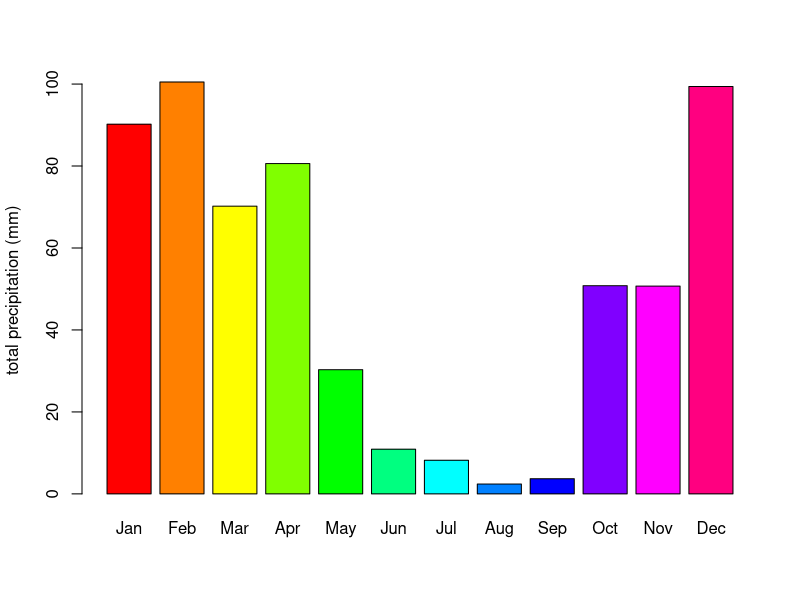
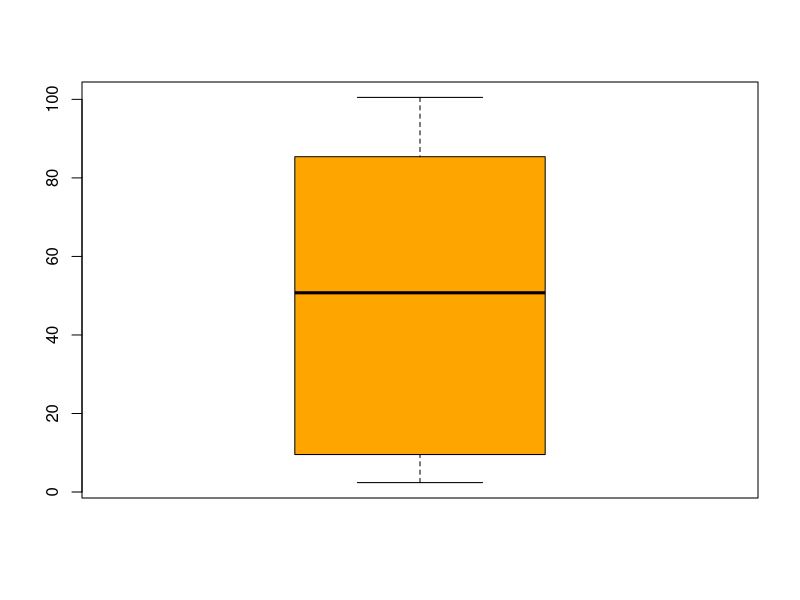
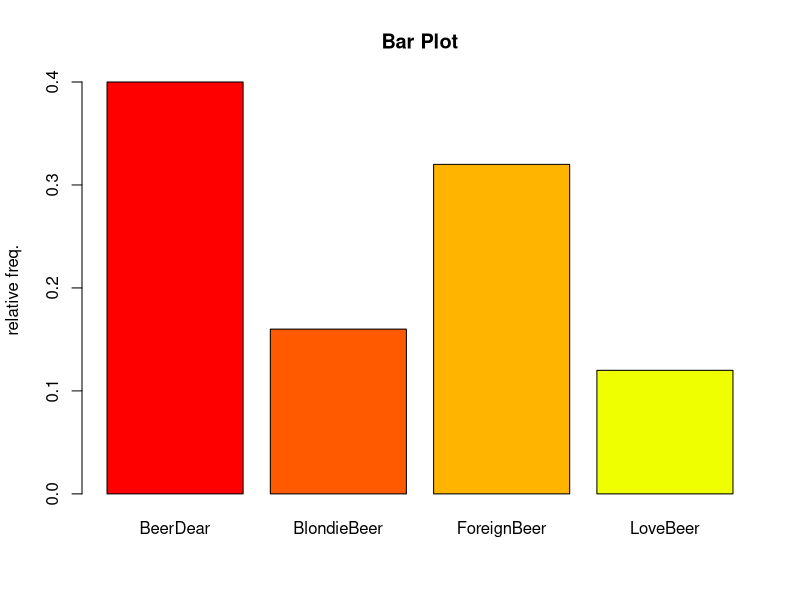
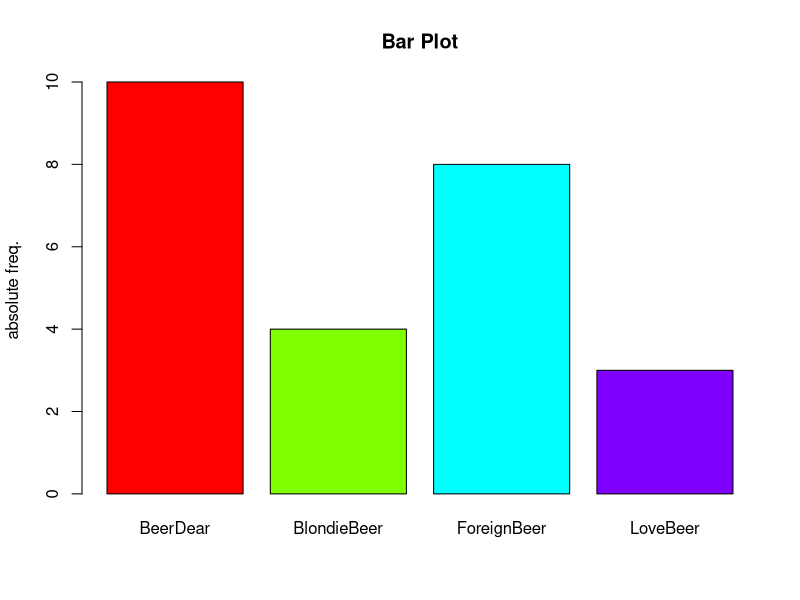
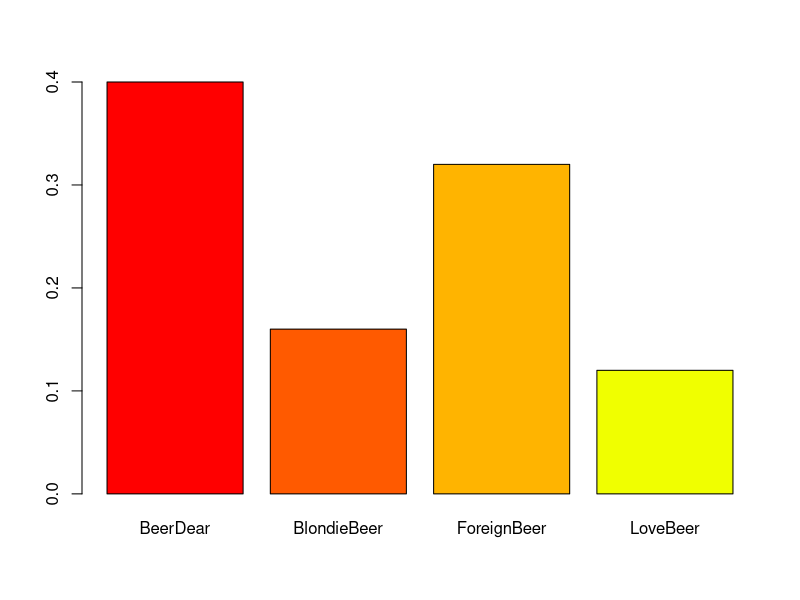
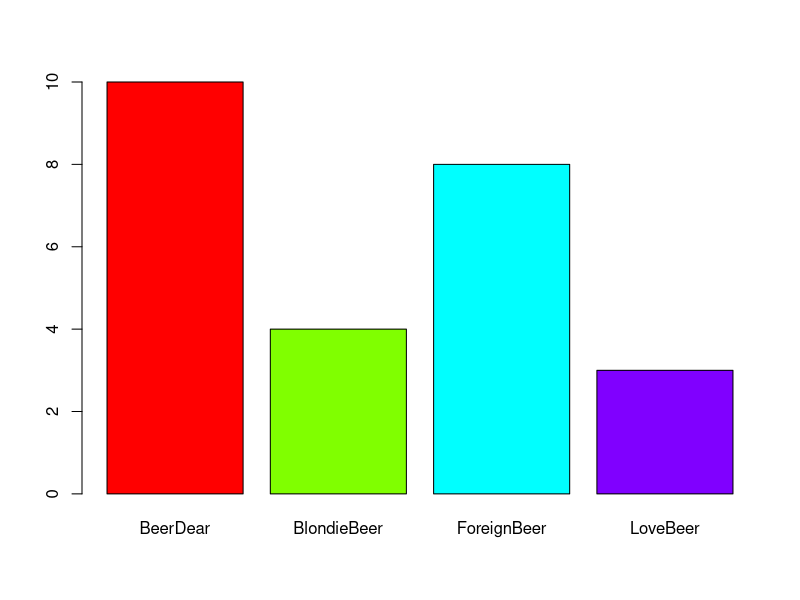
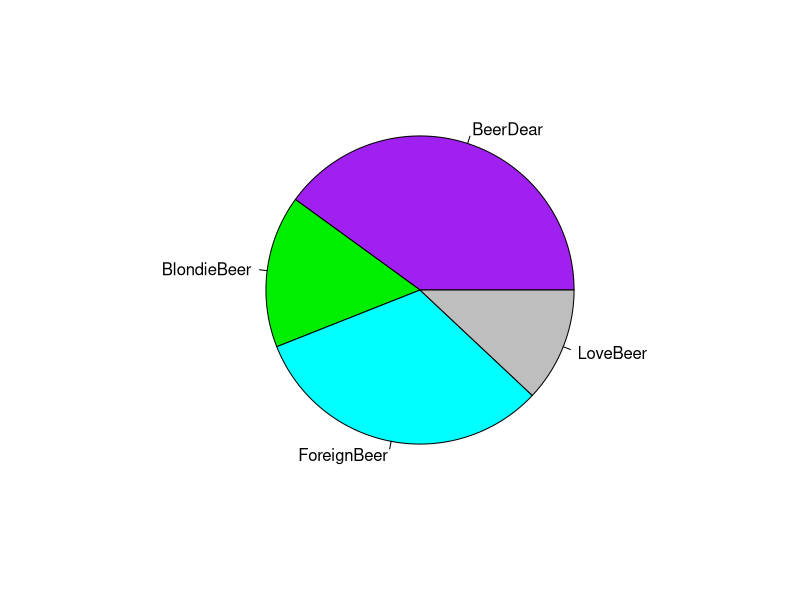
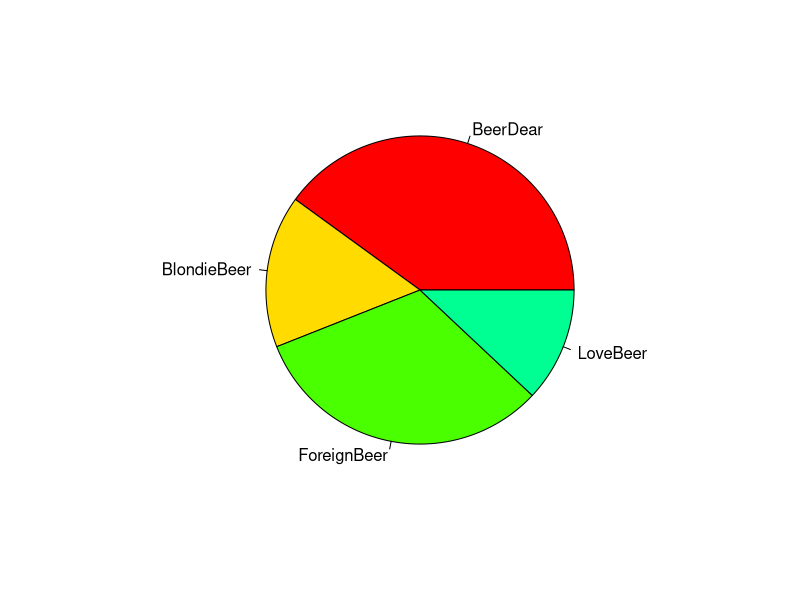

R code for these plots, in order:
#######################################
#######    Script - EXERCISES   #######
#######    Expl. Data Analysis  #######
#######################################


# -------------Ex 1.a----------------

prec.tot <-c(90.2,100.5,70.2,80.6,30.3,10.9,8.2,2.4,3.7,50.8,50.7,99.4)
prec.tot

# -------------Ex 1.b----------------

month <- c('Jan','Feb','Mar','Apr','May','Jun','Jul','Aug','Sep','Oct','Nov','Dec')
month

# -------------Ex 1.c----------------

names(prec.tot) <- month
prec.tot

# -------------Ex 1.d----------------

sum(prec.tot)     # i
mean(prec.tot)    # ii
median(prec.tot)  # iii
sd(prec.tot)      # iv
min(prec.tot)     # v
max(prec.tot)

# -------------Ex 1.e----------------

prec.tot[c(6,7,8,9)]
# or 
prec.tot[6:9]

# -------------Ex 1.f----------------

prec.tot[prec.tot>mean(prec.tot)]

# -------------Ex 1.g----------------

prec.tot[prec.tot==min(prec.tot)]
# or
which.min(prec.tot)

# -------------Ex 1.h----------------

barplot(prec.tot,col=rainbow(12),ylab="total precipitation (mm)")

# -------------Ex 1.i----------------

boxplot(prec.tot,col='orange')

# -------------Ex 2.a----------------

brand<-c(3,4,1,1,3,4,3,3,1,3,2,1,2,1,2,3,2,3,1,1,1,1,4,3,1)
#or
name<-c("BeerDear","BlondieBeer","ForeignBeer","LoveBeer")
name

barplot(table(brand)/length(brand),names.arg=name,col=rainbow(17),ylab="relative freq.",main="Bar Plot")
barplot(table(brand),names.arg=name,col=rainbow(4),ylab="absolute freq.",main="Bar Plot")

# or

brand.f<-factor(brand,label=c("BeerDear","BlondieBeer","ForeignBeer","LoveBeer"))

barplot(table(brand.f)/length(brand.f),col=rainbow(17))
barplot(table(brand.f),col=rainbow(4))

# ------------Ex 2.b-----------------

color<-c("purple","green2","cyan","gray")
pie(table(brand),col=color,label=name)

# or

pie(table(brand.f),col=rainbow(7))


# -------------Ex 3.a-------------------

smoke=c("Y","N","N","N","Y","Y","Y","N","N","Y")
hours=c(1,2,2,3,3,1,2,1,3,2)
table(smoke,hours)
#or
hours.f<-factor(hours,labels=c("less 5h","5h-10h","more 10h"))
table(smoke,hours.f)

data<-data.frame(smoke,hours.f)
data

# ------------Ex 3.b--------------------

barplot(table(hours,smoke),col=c("purple","magenta","pink"),xlab="smoke",ylab="absolute freq.",
legend.text=c("less 5h","5h-10h","more 10h"),main="Hours of Study by Smoking Habits")

# or

barplot(table(hours.f,smoke),col=c("purple","magenta","pink"),xlab="smoke",ylab="absolute freq.",
legend.text=c("less 5h","5h-10h","more 10h"),main="Hours of Study by Smoking Habits")

# ------------Ex 3.c--------------------

barplot(table(hours,smoke),col=c("darkblue","blue","lightblue"),beside=T,
legend.text=c("less 5h","5h-10h","more 10h"),main="Hours of Study by Smoking Habits")


